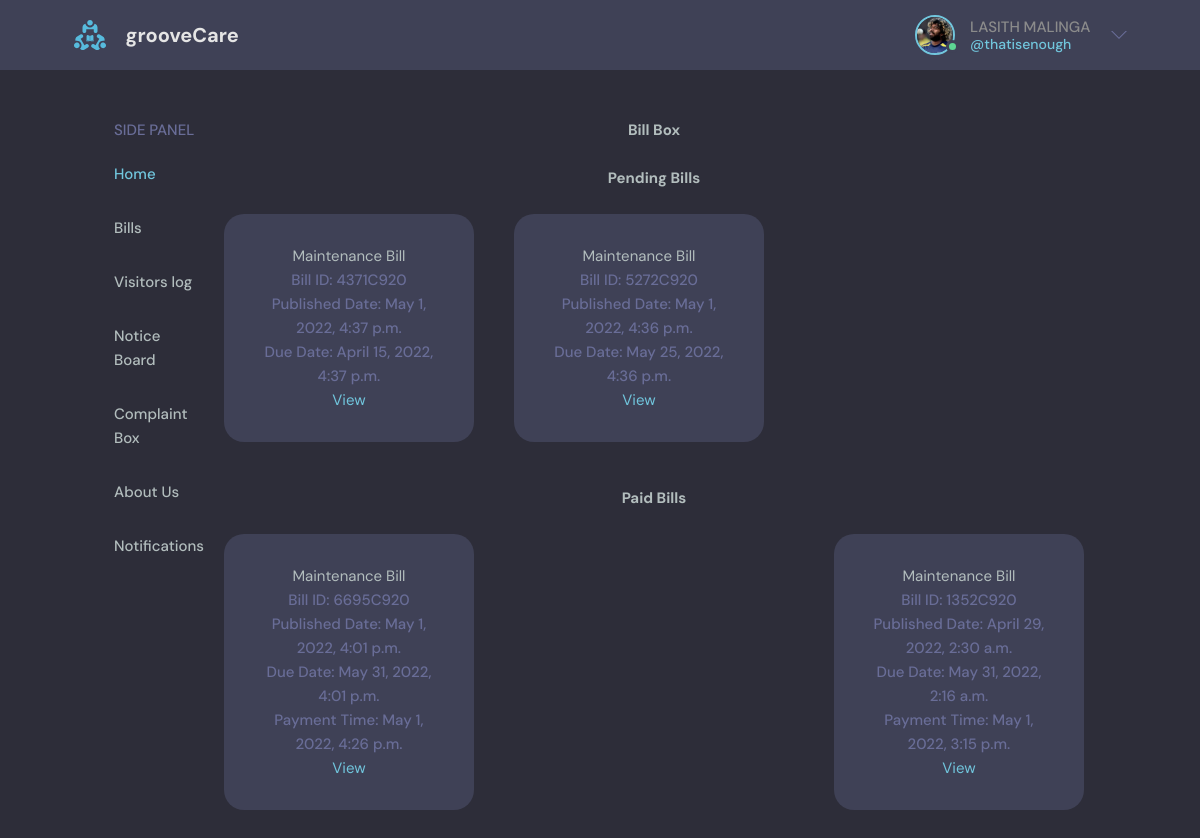
The app's page /searchbill (signed in) with its own data.
### main/models.py (models this page shows, shortened)
class Profile(models.Model):
    ch = (
        ("r", "Resident"),
        ("s", "Staff"),
        ("a", "Superuser")
    )
    user = models.OneToOneField(User, null=True, on_delete=models.CASCADE)
    name = models.CharField(max_length=100, null=True)
    email = models.EmailField()
    age = models.IntegerField(blank=True)
    flat_no = models.CharField(max_length=10)
    phone_number = models.IntegerField()
    photo = models.ImageField(null=True,upload_to='main/images', blank =True)
    status = models.CharField(max_length = 1, null=True, choices=ch)

class Bills(models.Model):
    user = models.ForeignKey(User, null=True, on_delete=models.CASCADE)
    ch = (("y", "Paid"), ("n", "Pending"))
    status = models.CharField(max_length=1, choices=ch, blank=True)
    payment_time = models.DateTimeField(blank=True, default=datetime.datetime.now)
    bill_id = models.CharField(max_length=100, null=True)
    repairs_maintenance_charges = models.IntegerField()
    society_service_charges = models.IntegerField()
    sinking_fund_charges = models.IntegerField(default=80)
    parking_charges = models.IntegerField(default=100)
    charity_charges = models.IntegerField(default=20)
    previous_dues = models.IntegerField(default=0, null=True)
    publish_date = models.DateTimeField(default=datetime.datetime.now, blank=True)
    due_date = models.DateTimeField(blank=True)
    flat_no_and_date = models.CharField(max_length=100)

### main/views.py (the view)
# urls.py: path('searchbill', views.searchbill, name='searchbill'),
def searchbill(request):
    user = request.user
    utc=pytz.UTC
    duelist=[]
    pendinglist = []
    paidlist = []
    current = datetime.datetime.now()
    currenttime = current.replace(tzinfo=utc)
    bills = Bills.objects.filter(user = user)
    for b in bills:
        if b.status == 'n':
            billtime = b.due_date.replace(tzinfo=utc)
            if billtime>=currenttime:
                duelist.append(b)
            elif billtime<currenttime:
                pendinglist.append(b)
        elif b.status == 'y':
            paidlist.append(b)
    if duelist or paidlist or pendinglist:
        return render(request, 'main/searchbill.html', context={'due':duelist,'paid':paidlist, 'pending': pendinglist, 'iprofile':Profile.objects.all()})
    else:
        return render(request, 'main/nobills.html')

### main/templates/main/searchbill.html (shortened to what this page needs)
{% extends "main/header1.html" %}
{% block content %}
{% load static %}
  <body>
    <main class="layout layout--3">
      <div class="container">
        {% include 'main/includes/sidepanel.html' %}
        <div class="roomList__header" style="
        position: relative;
        right: 0px;">
<div style="margin:0; width: 900px">
  <h1 style="text-align: center"><span>Bill Box</span></h1><br/>
    {% if pending %}
    <h1 style="text-align: center">Pending Bills</h1><br>
    <div class="roomList__header" style="">
      <div class="row">
        {% for b in pending reversed %}
        <div
          class="col s12 m6 l4"
          style="
          width: 250px;
          float: left;
          margin: 0 20px 20px;
          background-color: #3f4156;
          text-align: center;
          border-radius: 20px;
          padding: 30px;
          "
        >
          <div class="card blue-grey darken-1">
            <div class="card-content white-text">
              <span class="card-title">Maintenance Bill</span>
              <p>Bill ID: {{b.bill_id}}</p>
              <p>Published Date: {{b.publish_date}}</p>
              <p>Due Date: {{b.due_date}}</p>
            </div>
            <div class="card-action">
              <a href="{% url 'main:viewbill' b.id %}">View</a>
            </div>
          </div>
        </div>
        {% endfor %}
      </div>
    </div>
    {% endif %}
    {% if paid %}
    <h1 style="text-align: center">Paid Bills</h1><br>
    <div class="roomList__header" style="height:auto;">
        {% for b in paid reversed %}
        <div
          class="col s12 m6 l4"
          style="
          width: 250px;
          float: left;
          margin: 0 20px 20px;
          background-color: #3f4156;
          text-align: center;
          border-radius: 20px;
          padding: 30px;
          "
        >
          <div class="card blue-grey darken-1">
            <div class="card-content white-text">
              <span class="card-title">Maintenance Bill</span>
              <p>Bill ID: {{b.bill_id}}</p>
              <p>Published Date: {{b.publish_date}}</p>
              <p>Due Date: {{b.due_date}}</p>
              <p>Payment Time: {{b.payment_time}}</p>
            </div>
            <div class="card-action">
              <a href="{% url 'main:viewbill' b.id %}">View</a>
            </div>
          </div>
        </div>
        {% endfor %}
    </div>
    {% endif %}
</div></main>
</body>
</html>
{% endblock %}

### main/templates/main/includes/nav.html (shortened to what this page needs)
{% load static %}
<header class="header header--loggedIn">
	<div class="container">
		<a href="/" class="header__logo">
			<img src="{% static 'images/logo.svg' %}" />
			<h1>grooveCare</h1></a
		>
		<nav class="header__menu">
			{% if user.is_authenticated %}
			<div class="header__user">
				<a href="/">
					<div class="avatar avatar--medium active">
						{% for p in iprofile %} {% if p.user == user %}
						<img src="{{p.photo.url}}" />
						{% endif %} {% endfor %}
					</div>
					<p>
						{% for p in iprofile %} {% if p.user == user %}
						{{p.name}} {% endif %} {% endfor %}<span
							>@{{user.username}}</span
						>
					</p>
				</a>
				<button class="dropdown-button">
					<svg
						version="1.1"
						xmlns="http://www.w3.org/2000/svg"
						width="32"
						height="32"
						viewBox="0 0 32 32"
					>
						<title>More</title>
						<path
							d="M16 21l-13-13h-3l16 16 16-16h-3l-13 13z"
						></path>
					</svg>
				</button>
			</div>
			{% else %}
			<a href="/login">
				<img src="{% static 'images/avatar.svg' %}" />
				<p>Login</p>
			</a>
			{% endif %}
		</nav>
	</div>
</header>

### main/static/main/css/style.css (style rules this page uses)
* { font-family: "DM Sans", -apple-system, BlinkMacSystemFont, "Segoe UI", Roboto, Oxygen, Ubuntu, Cantarell, "Open Sans", "Helvetica Neue", sans-serif; margin: 0; padding: 0; box-sizing: border-box; text-rendering: optimizeLegibility; font-size: inherit; }
body { line-height: 1.6; font-weight: 400; font-size: 1.5rem; color: var(--color-light-gray); background-color: var(--color-bg); min-height: 100vh; }
img { width: 100%; }
a { display: inline-block; color: var(--color-main); text-decoration: none; }
.container { max-width: 120rem; width: 90%; margin: auto; }
.avatar { position: relative; display: inline-block; border-radius: 50%; border: 2px solid var(--color-main); }
.avatar img { display: block; border-radius: 50%; object-fit: cover; object-position: center; }
.avatar::after { content: ""; display: block; position: absolute; background-color: var(--color-gray); z-index: 111; border-radius: 50%; border: 0.3rem solid var(--color-dark); }
.avatar.active::after { background-color: var(--color-success); }
.avatar.avatar--medium img { width: 3.6rem; height: 3.6rem; border-radius: 50%; }
.avatar.avatar--medium:after { width: 0.7rem; height: 0.7rem; bottom: 0px; right: -6px; }
.header { padding: 1.5rem; background-color: var(--color-dark); }
.header > .container { display: flex; gap: 9.5rem; }
.header__logo, .header__user { display: flex; gap: 2rem; align-items: center; }
.header__logo > img { height: 3.2rem; width: 3.2rem; }
.header__logo > h1 { font-weight: 700; font-size: 2rem; color: var(--color-light); }
.header__menu { margin-left: auto; position: relative; }
.header__menu a { display: flex; gap: 1.5rem; align-items: center; font-weight: 500; text-decoration: none; color: var(--color-gray); }
.header__menu img { height: 3.6rem; }
.header__menu p { line-height: 1.2; }
.header__menu span { color: var(--color-main); font-weight: 500; font-size: 1.4rem; display: block; }
.header__menu svg { width: 1.6rem; height: 1.6rem; fill: var(--color-dark-light); }
.dropdown-button { background: transparent; border: 0; outline: 0; cursor: pointer; }
.layout { margin-top: 2.4rem; }
.layout > .container { display: flex; justify-content: space-between; align-items: flex-start; }
.layout--3 > .container > div:nth-child(2) { flex-basis: 50%; }
.layout--3 > .container > div:last-child { flex-basis: 25%; }
.roomList__header { display: flex; justify-content: space-between; align-items: center; margin-bottom: 2.4rem; }
.roomList__header p { font-weight: 500; color: var(--color-dark-light); }

### records on screen
Profile: photo (picture), name "LASITH MALINGA"
Bills: bill_id "4371C920", publish_date "May 1, 2022, 4:37 p.m.", due_date "April 15, 2022, 4:37 p.m."
Bills: bill_id "5272C920", publish_date "May 1, 2022, 4:36 p.m.", due_date "May 25, 2022, 4:36 p.m."
Bills: bill_id "6695C920", publish_date "May 1, 2022, 4:01 p.m.", due_date "May 31, 2022, 4:01 p.m.", payment_time "May 1, 2022, 4:26 p.m."
Bills: bill_id "1352C920", publish_date "April 29, 2022, 2:30 a.m.", due_date "May 31, 2022, 2:16 a.m.", payment_time "May 1, 2022, 3:15 p.m."

### other values on screen
{{ user.username }} "thatisenough"
